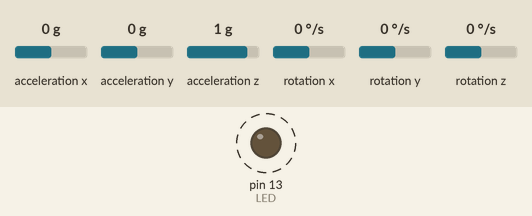
Simulated run of this sketch. Board: Arduino Leonardo, built with avr-gcc and run on an emulated ATmega32U4. Parts: output pins drawn as LEDs (lit = HIGH). Dashed ring = blinking. The inputs (shaded band) are chosen by the test bench; at power-on: acceleration x 0 g, acceleration y 0 g, acceleration z 1 g, rotation x 0 °/s, rotation y 0 °/s, rotation z 0 °/s. What the sketch prints to the serial monitor is not drawn.

Above: at 0.06 s.
Timing chart, 0 to 3.0 s (numbered marks = the images above):
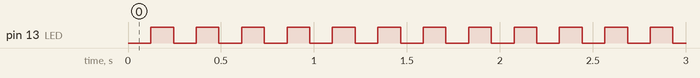

The sketch:

HC06_slave_accelerator.ino
```cpp
#include <SoftwareSerial.h>   //Software Serial Port
#include <Wire.h>
#include <I2Cdev.h>
#include <MPU6050.h>

#define RxD 2  //for Leonardo：10, bluetooth tx
#define TxD 3  //for Leonardo：11, bluetooth rx

MPU6050 accelgyro;
int16_t ax, ay, az;
int16_t gx, gy, gz;
#define PARAMS 6
#define STR_LENGTH (PARAMS*6+PARAMS-1)
char accStr[STR_LENGTH];

char incomingByte;  // incoming data
int LED = 13;      // LED pin
byte led_digital = 0;

SoftwareSerial blueToothSerial(RxD,TxD);

void setup() {
  accelgyro.initialize();
  Serial.begin(9600); // initialization
  pinMode(LED, OUTPUT);
  Serial.println("Hello remote control!");
  blueToothSerial.begin(9600);
}

void loop() {
  if (blueToothSerial.available() > 0) {  // if the data came
    incomingByte = blueToothSerial.read(); // read byte
    if(incomingByte == '0') {
      digitalWrite(LED, LOW);  // if 1, switch LED Off
      //      blueToothSerial.println("LED OFF. Press 1 to LED ON!");  // print message
    }
    if(incomingByte == '1') {
      digitalWrite(LED, HIGH); // if 0, switch LED on
      //      blueToothSerial.println("LED ON. Press 0 to LED OFF!");
    }
  }
  // toggle led
  digitalWrite(LED, led_digital);
  led_digital = !led_digital;
  accelgyro.getMotion6(&ax, &ay, &az, &gx, &gy, &gz);
  sprintf(accStr, "%d,%d,%d,%d,%d,%d", ax, ay, az, gx, gy, gz);
  blueToothSerial.println(accStr);
  delay(100);
}
```

Measured:
- by itself, pin 13 (LED): alternates HIGH for 0.12 s and LOW for 0.12 s
